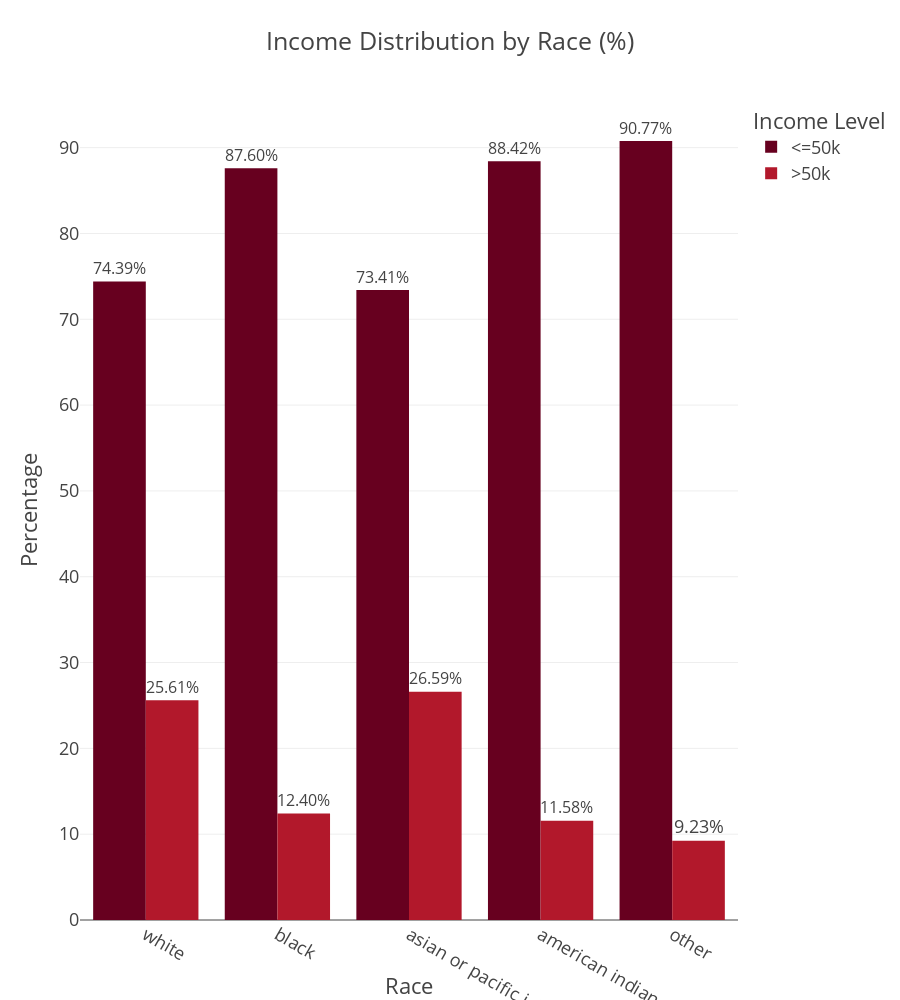

Notebook cell for this chart:
### Code cell
fig = px.bar(
    adult_df_income_race,
    x='race',
    y='percentage',
    color='income',
    title='Income Distribution by Race (%)',
    barmode='group',
    color_discrete_sequence=px.colors.sequential.RdBu,
    text='percentage',
    width=900,       
    height=1000       
)

fig.update_traces(texttemplate='%{text:.2f}%', textposition='outside')

fig.update_layout(
    template="presentation",
    xaxis_title='Race',
    yaxis_title='Percentage',
    legend_title_text='Income Level',
    paper_bgcolor="rgba(0,0,0,0)",
    plot_bgcolor="rgba(0,0,0,0)"
)

fig.show()

fig.write_image(os.path.join(results_dir, 'income_distribution_by_race_bar_plot.jpg'))
fig.write_image(os.path.join(results_dir, 'income_distribution_by_race_bar_plot.png'))
fig.write_html(os.path.join(results_dir, 'income_distribution_by_race_bar_plot.html'))

### Figure 1 — Plotly figure (JSON) as saved in the notebook; plotly's stock layout.template omitted (floating-point values rounded to 4 significant figures)
{"data": [{"alignmentgroup": "True", "hovertemplate": "income=<=50k<br>race=%{x}<br>percentage=%{text}<extra></extra>", "legendgroup": "<=50k", "marker": {"color": "rgb(103,0,31)", "pattern": {"shape": ""}}, "name": "<=50k", "offsetgroup": "<=50k", "orientation": "v", "showlegend": true, "text": [74.39, 87.6, 73.41, 88.42, 90.77], "textposition": "outside", "texttemplate": "%{text:.2f}%", "type": "bar", "x": ["white", "black", "asian or pacific islander", "american indian or eskimo", "other"], "xaxis": "x", "y": [74.39, 87.6, 73.41, 88.42, 90.77], "yaxis": "y"}, {"alignmentgroup": "True", "hovertemplate": "income=>50k<br>race=%{x}<br>percentage=%{text}<extra></extra>", "legendgroup": ">50k", "marker": {"color": "rgb(178,24,43)", "pattern": {"shape": ""}}, "name": ">50k", "offsetgroup": ">50k", "orientation": "v", "showlegend": true, "text": [25.61, 12.4, 26.59, 11.58, 9.225], "textposition": "outside", "texttemplate": "%{text:.2f}%", "type": "bar", "x": ["white", "black", "asian or pacific islander", "american indian or eskimo", "other"], "xaxis": "x", "y": [25.61, 12.4, 26.59, 11.58, 9.225], "yaxis": "y"}], "layout": {"barmode": "group", "height": 1000, "legend": {"title": {"text": "Income Level"}, "tracegroupgap": 0}, "paper_bgcolor": "rgba(0, 0, 0, 0)", "plot_bgcolor": "rgba(0, 0, 0, 0)", "title": {"text": "Income Distribution by Race (%)"}, "width": 900, "xaxis": {"anchor": "y", "autorange": true, "domain": [0, 1], "range": [-0.5, 4.5], "title": {"text": "Race"}, "type": "category"}, "yaxis": {"anchor": "x", "autorange": true, "domain": [0, 1], "range": [0, 95.55], "title": {"text": "Percentage"}, "type": "linear"}}}
